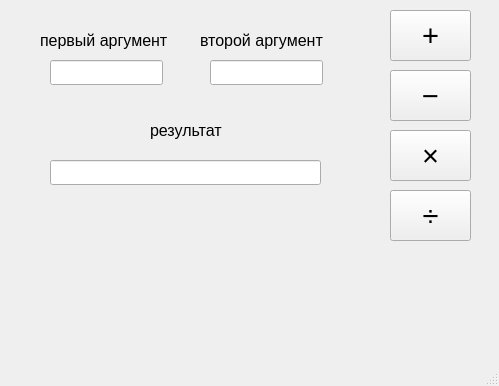
<?xml version="1.0" encoding="UTF-8"?>
<ui version="4.0">
 <class>MainWindow</class>
 <widget class="QMainWindow" name="MainWindow">
  <property name="geometry">
   <rect>
    <x>0</x>
    <y>0</y>
    <width>499</width>
    <height>386</height>
   </rect>
  </property>
  <property name="windowTitle">
   <string>MainWindow</string>
  </property>
  <widget class="QWidget" name="centralwidget">
   <widget class="QLabel" name="label">
    <property name="geometry">
     <rect>
      <x>40</x>
      <y>20</y>
      <width>141</width>
      <height>41</height>
     </rect>
    </property>
    <property name="font">
     <font>
      <pointsize>12</pointsize>
     </font>
    </property>
    <property name="text">
     <string>первый аргумент</string>
    </property>
   </widget>
   <widget class="QLabel" name="label_2">
    <property name="geometry">
     <rect>
      <x>200</x>
      <y>20</y>
      <width>141</width>
      <height>41</height>
     </rect>
    </property>
    <property name="font">
     <font>
      <pointsize>12</pointsize>
     </font>
    </property>
    <property name="text">
     <string>второй аргумент</string>
    </property>
   </widget>
   <widget class="QLineEdit" name="FirstArglineEdit">
    <property name="geometry">
     <rect>
      <x>50</x>
      <y>60</y>
      <width>113</width>
      <height>25</height>
     </rect>
    </property>
    <property name="font">
     <font>
      <pointsize>12</pointsize>
     </font>
    </property>
   </widget>
   <widget class="QLineEdit" name="SecondArglineEdit">
    <property name="geometry">
     <rect>
      <x>210</x>
      <y>60</y>
      <width>113</width>
      <height>25</height>
     </rect>
    </property>
    <property name="font">
     <font>
      <pointsize>12</pointsize>
     </font>
    </property>
   </widget>
   <widget class="QLabel" name="label_3">
    <property name="geometry">
     <rect>
      <x>150</x>
      <y>110</y>
      <width>81</width>
      <height>41</height>
     </rect>
    </property>
    <property name="font">
     <font>
      <pointsize>12</pointsize>
     </font>
    </property>
    <property name="text">
     <string>результат</string>
    </property>
   </widget>
   <widget class="QLineEdit" name="ResultlineEdit">
    <property name="geometry">
     <rect>
      <x>50</x>
      <y>160</y>
      <width>271</width>
      <height>25</height>
     </rect>
    </property>
    <property name="font">
     <font>
      <pointsize>12</pointsize>
     </font>
    </property>
    <property name="readOnly">
     <bool>true</bool>
    </property>
   </widget>
   <widget class="QPushButton" name="PluspushButton">
    <property name="geometry">
     <rect>
      <x>390</x>
      <y>10</y>
      <width>81</width>
      <height>51</height>
     </rect>
    </property>
    <property name="font">
     <font>
      <pointsize>22</pointsize>
     </font>
    </property>
    <property name="text">
     <string>+</string>
    </property>
   </widget>
   <widget class="QPushButton" name="MinuspushButton">
    <property name="geometry">
     <rect>
      <x>390</x>
      <y>70</y>
      <width>81</width>
      <height>51</height>
     </rect>
    </property>
    <property name="font">
     <font>
      <pointsize>22</pointsize>
     </font>
    </property>
    <property name="text">
     <string>−</string>
    </property>
   </widget>
   <widget class="QPushButton" name="MultiplypushButton">
    <property name="geometry">
     <rect>
      <x>390</x>
      <y>130</y>
      <width>81</width>
      <height>51</height>
     </rect>
    </property>
    <property name="font">
     <font>
      <pointsize>22</pointsize>
     </font>
    </property>
    <property name="text">
     <string>×</string>
    </property>
   </widget>
   <widget class="QPushButton" name="DividepushButton">
    <property name="geometry">
     <rect>
      <x>390</x>
      <y>190</y>
      <width>81</width>
      <height>51</height>
     </rect>
    </property>
    <property name="font">
     <font>
      <pointsize>22</pointsize>
     </font>
    </property>
    <property name="text">
     <string>÷</string>
    </property>
   </widget>
  </widget>
  <widget class="QMenuBar" name="menubar">
   <property name="geometry">
    <rect>
     <x>0</x>
     <y>0</y>
     <width>499</width>
     <height>22</height>
    </rect>
   </property>
  </widget>
  <widget class="QStatusBar" name="statusbar"/>
 </widget>
 <resources/>
 <connections/>
</ui>
